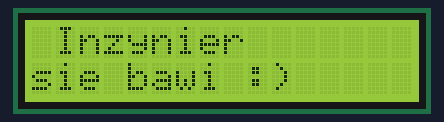
The sketch below on a simulated Arduino Uno, built with avr-gcc and run on an emulated ATmega328P. Shown: 16×2 character LCD. What the sketch prints to the serial monitor is not drawn.

Above: at 0.1 s.
At 2.2 s:
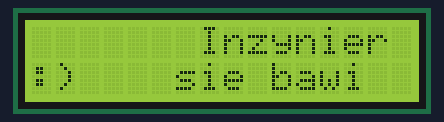
At 2.9 s:
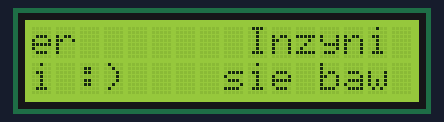
At 3.7 s:
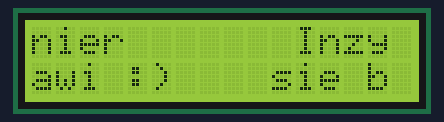
At 4.4 s:
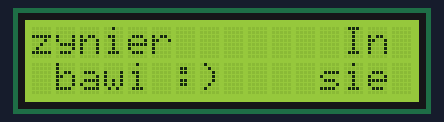
At 5.1 s:
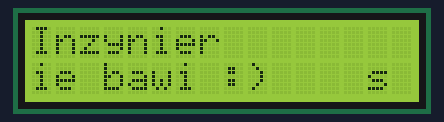

Measured:
- by itself, everything shown: repeats every 5.7 s, in 8 steps
- what the display in image 1 shows lasts 0.7 s, from 2.2 s to 2.9 s

The sketch:

hd44780.ino
```cpp
#include <LiquidCrystal.h>

const int rs = 12, en = 11, d4 = 5, d5 = 4, d6 = 3, d7 = 2;
LiquidCrystal lcd(rs, en, d4, d5, d6, d7);
int i = 0;
char firstLineTemplate[16] = " Inzynier       ";
char secondLineTemplate[16] = "sie bawi :)     ";
char firstLine[16] = "";
char secondLine[16] = "";

void setup() {
  lcd.begin(16, 2);
  lcd.display();
  Serial.begin(9600);
}

void loop() {
  setLines(i);
  Serial.print(i);
  write();
  delay(700);
  updateCounter();
}

void setLines(int counter){
  for(int j=0; j<(15-counter); j++){
    firstLine[counter+j] = firstLineTemplate[j];
    secondLine[counter+j] = secondLineTemplate[j];
  }
  for(int j=0; j<counter; j++){
    firstLine[j] = firstLineTemplate[15-counter+j];
    secondLine[j] = secondLineTemplate[15-counter+j];
  }
  Serial.println(firstLine);
  Serial.println(secondLine);
}

void updateCounter(){
  i+=2;
  if(i>=15) i=0;
}

void write(){
  lcd.clear();
  lcd.setCursor(0, 0);
  lcd.print(firstLine);
  lcd.setCursor(0, 1);
  lcd.print(secondLine);
}
```
